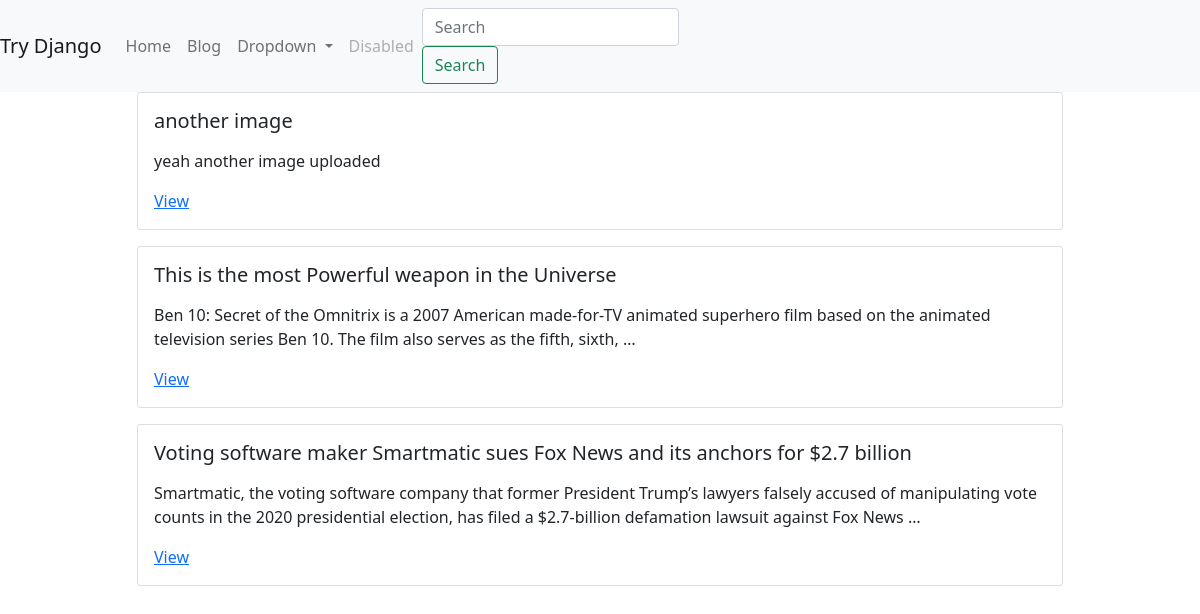
The page /blog/ on the database as committed earlier.
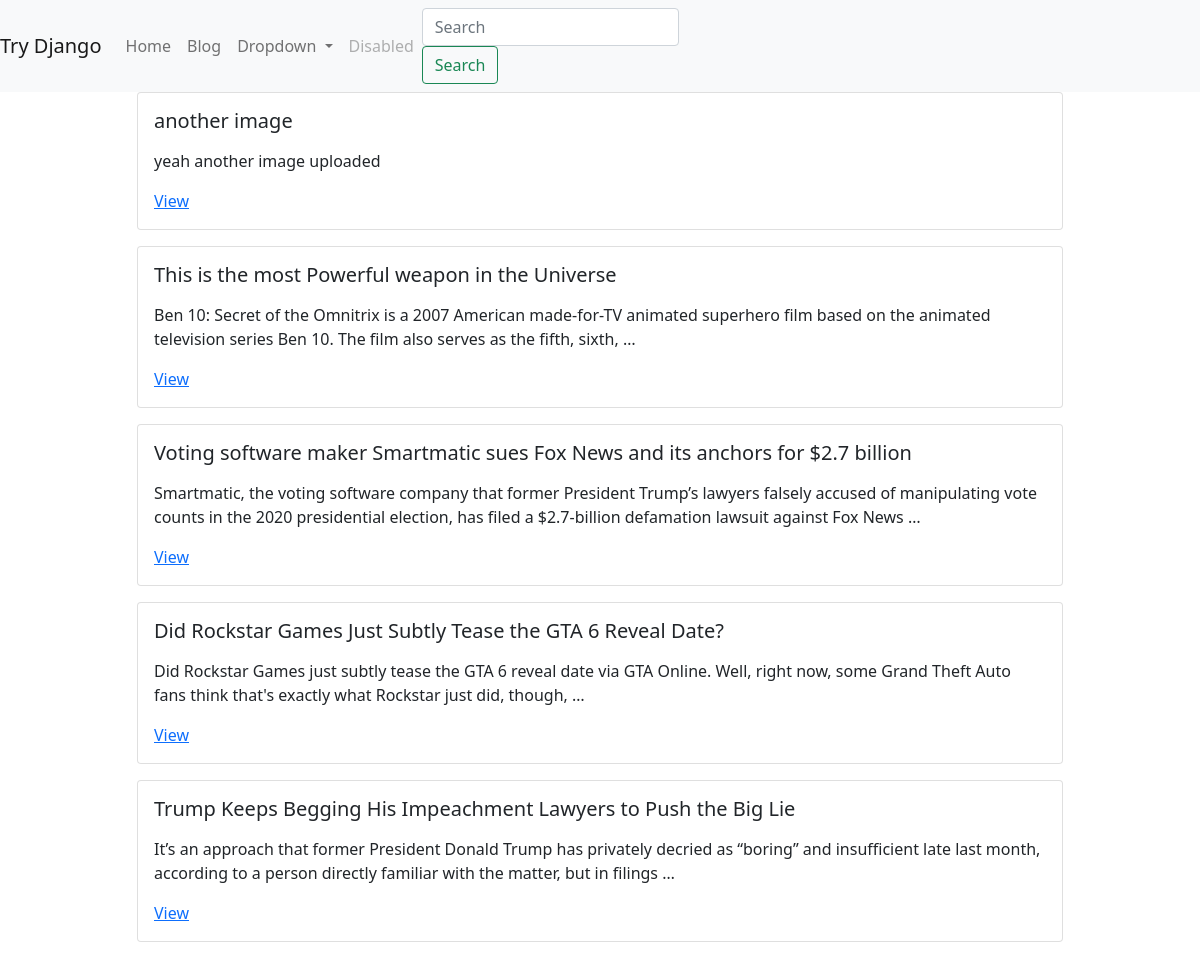
The same page on the database as committed later.
### blog/models.py (models this page shows, shortened)
class BlogPost(models.Model):
    user = models.ForeignKey(User, default=1, null=True,
                             on_delete=models.SET_NULL)
    image = models.ImageField(upload_to="image/", blank=True, null=True)
    title = models.CharField(max_length=120)
    slug = models.SlugField(unique=True)
    content = models.TextField(blank=True, null=True)
    publish_date = models.DateTimeField(
        auto_now=False, auto_now_add=False, null=True, blank=True)
    timestamp = models.DateTimeField(auto_now=True)
    updated = models.DateTimeField(auto_now=True)
    objects = BlogPostManager()
    class Meta:
        ordering = ["-pk", "-publish_date", "-updated", "-timestamp"]
    def get_absolute_url(self):
        return f"/blog/{self.slug}"

### blog/views.py (the view)
# urls.py: path('', blog_post_list_view, name="blogs"),
def blog_post_list_view(request):
    qs = BlogPost.objects.all().published()
    if request.user.is_authenticated:
        my_qs = BlogPost.objects.filter(user=request.user)
        qs = (qs | my_qs).distinct()
    template_name = "list.html"
    context = {'object_list': qs}
    return render(request, template_name, context)

### blog/models.py (called while the page is built)
    def published(self):
        now = timezone.now()
        return self.filter(publish_date__lte=now)

    def get_queryset(self):
        return BlogPostQuerySet(self.model, using=self._db)

### blog/templates/list.html (shortened to what this page needs)
{% extends 'base.html' %}
{% block content %}
<div class="row">
    {% for object in object_list %}
        {% include 'list-inline.html' with blog_post=object truncate=True %}
    {% endfor %}
</div>
{% endblock %}

### blog/templates/list-inline.html (shortened to what this page needs)
<div class="col-12 col-md-10 mb-3 mx-auto">
    <div class="card {% if not blog_post.publish_date %} border border-warning {% endif %}">
        <div class="card-body">
            <h5 class="card-title">{{ blog_post.title }}</h5>
            <p class="card-text">
               {% if truncate %}
                    {{ blog_post.content |linebreaks | truncatewords:30}}
                {% else %}
                    {{ blog_post.content | linebreaks}}
                {% endif %}
            </p>
            {% if not detail %}
            <a href="{{ blog_post.get_absolute_url}}" class="{% if not blog_post.publish_date %} text-decoration-none text-secondary {% endif %}">View</a>
            {% endif %}
        </div>
    </div>
</div>

Rows that differ between the two databases and show on the page:
now on this page (row edited): BlogPost: title "Did Rockstar Games Just Subtly Tease the GTA 6 Reveal Date?", content "Did Rockstar Games just subtly tease the GTA 6 reveal date via GTA Online. Well, right now, some Grand Theft Auto fans think that's exactly what Rockstar just did, though, …"
now on this page (row edited): BlogPost: title "Trump Keeps Begging His Impeachment Lawyers to Push the Big Lie", content "It’s an approach that former President Donald Trump has privately decried as “boring” and insufficient late last month, according to a person directly familiar with the matter, but in filings …"
